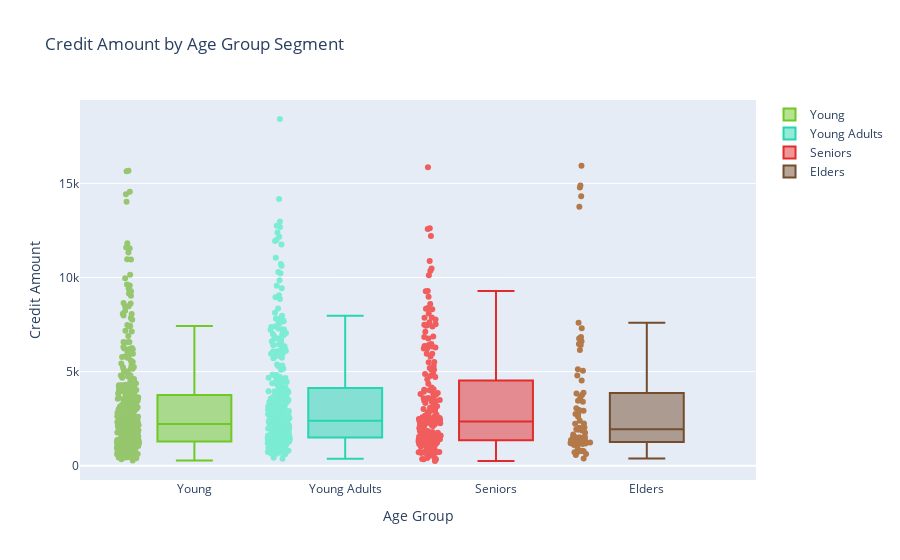

Source (notebook cell):
### Code cell
# Take credit amount values into a list
young = df['Credit amount'].loc[df['Age_Group'] == 'Young'].values.tolist()
young_adults = df['Credit amount'].loc[df['Age_Group'] == 'Young Adults'].values.tolist()
senior = df['Credit amount'].loc[df['Age_Group'] == 'Senior'].values.tolist()
elder_credit = df['Credit amount'].loc[df['Age_Group'] == 'Elder'].values.tolist()

# Create the box plots by age category
young_credit = go.Box(
    y = young,
    name = "Young",
    jitter = 0.3,
    pointpos = -1.8,
    boxpoints = 'all',
    marker = dict(
        color = 'rgb(150, 198, 109)'),
    line = dict(
        color = 'rgb(111, 200, 37)')
)

young_adults_credit = go.Box(
    y = young_adults,
    name = "Young Adults",
    jitter = 0.3,
    pointpos = -1.8,
    boxpoints = 'all',
    marker = dict(
        color = 'rgb(124, 236, 212)'),
    line = dict(
        color = 'rgb(38, 214, 177)')
)

senior_credit = go.Box(
    y = senior,
    name = "Seniors",
    jitter = 0.3,
    pointpos = -1.8,
    boxpoints = 'all',
    marker = dict(
        color = 'rgb(241, 93, 93)'),
    line = dict(
        color = 'rgb(225, 44, 44)')
)

elder_credit = go.Box(
    y = elder_credit,
    name = "Elders",
    jitter = 0.3,
    pointpos = -1.8,
    boxpoints = 'all',
    marker = dict(
        color = 'rgb(180, 121, 72)'),
    line = dict(
        color = 'rgb(115, 77, 46)')
)

data = [young_credit, young_adults_credit, senior_credit, elder_credit]

layout = dict(
    title="Credit Amount by Age Group Segment", 
    xaxis = dict(title="Age Group"),
    yaxis= dict(title="Credit Amount")
)

fig = dict(data=data, layout=layout)
iplot(fig, filename="Box Plot")

### Figure 1 — Plotly figure (JSON) as saved in the notebook; plotly's stock layout.template omitted (floating-point values rounded to 4 significant figures; data arrays with more than 128 entries replaced by an {"elided": "..."} marker saying what was removed)
{"data": [{"boxpoints": "all", "jitter": 0.3, "line": {"color": "rgb(111, 200, 37)"}, "marker": {"color": "rgb(150, 198, 109)"}, "name": "Young", "pointpos": -1.8, "type": "box", "y": {"elided": "371 int values"}}, {"boxpoints": "all", "jitter": 0.3, "line": {"color": "rgb(38, 214, 177)"}, "marker": {"color": "rgb(124, 236, 212)"}, "name": "Young Adults", "pointpos": -1.8, "type": "box", "y": {"elided": "355 int values"}}, {"boxpoints": "all", "jitter": 0.3, "line": {"color": "rgb(225, 44, 44)"}, "marker": {"color": "rgb(241, 93, 93)"}, "name": "Seniors", "pointpos": -1.8, "type": "box", "y": {"elided": "203 int values"}}, {"boxpoints": "all", "jitter": 0.3, "line": {"color": "rgb(115, 77, 46)"}, "marker": {"color": "rgb(180, 121, 72)"}, "name": "Elders", "pointpos": -1.8, "type": "box", "y": [1169, 3059, 1199, 6836, 1264, 6143, 2225, 1953, 1526, 1755, 618, 15945, 2012, 781, 766, 7308, 571, 5129, 1175, 1908, 1364, 2767, 1154, 2748, 1520, 4796, 6615, 1239, 13756, 14782, 14318, 3448, 3394, 1512, 2924, 3622, 3757, 1374, 2032, 1255, 1199, 2246, 385, 4526, 2600, 3832, 2384, 1538, 7596, 790, 6416, 1299, 5045, 1655, 1480, 3872, 1940, 6468, 930, 1338, 2957, 6761, 1364, 709, 1098, 14896, 1867, 1231, 1258, 753, 1409]}], "layout": {"title": {"text": "Credit Amount by Age Group Segment"}, "xaxis": {"title": {"text": "Age Group"}}, "yaxis": {"title": {"text": "Credit Amount"}}}}
